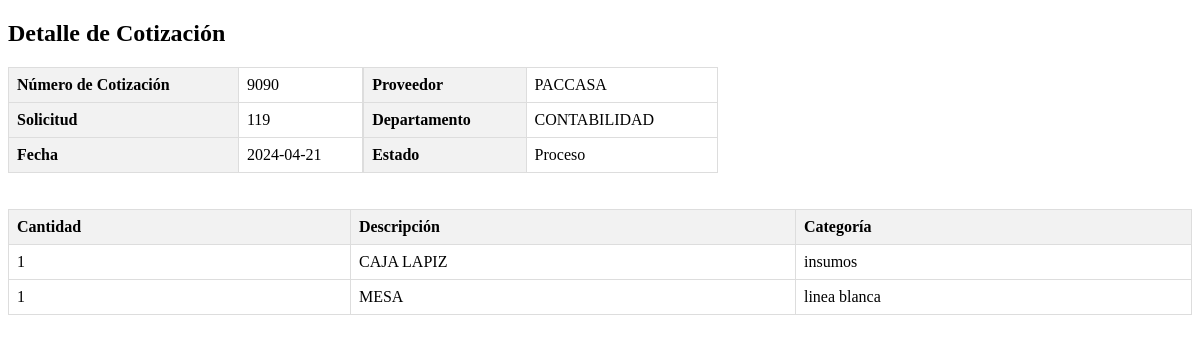
The app's page /cotizaciones/verCotizacion.php?id=133 with its own data.
### tables this page shows
CREATE TABLE `tbl_cotizacion` (
  `ID_COTIZACION` int(11) NOT NULL AUTO_INCREMENT,
  `ID` int(11) DEFAULT NULL,
  `ID_PROVEEDOR` int(11) DEFAULT NULL,
  `NUMERO_COTIZACION` varchar(20) DEFAULT NULL,
  `DEPARTAMENTO` varchar(100) NOT NULL,
  `FECHA_COTIZACION` date DEFAULT NULL,
  `ESTADO` varchar(255) NOT NULL,
  `URL` varchar(255) NOT NULL,
  `FECHA_CREACION` timestamp NOT NULL DEFAULT current_timestamp(),
  `FECHA_MODIFICACION` timestamp NOT NULL DEFAULT current_timestamp() ON UPDATE current_timestamp(),
  `CREADO_POR` varchar(255) DEFAULT NULL,
  `MODIFICADO_POR` varchar(255) DEFAULT NULL,
  PRIMARY KEY (`ID_COTIZACION`),
  KEY `ID_PROVEEDOR` (`ID_PROVEEDOR`),
  KEY `tbl_solicitudes_tbl_cotizacion` (`ID`),
  CONSTRAINT `tbl_cotizacion_ibfk_1` FOREIGN KEY (`ID_PROVEEDOR`) REFERENCES `tbl_proveedores` (`ID_PROVEEDOR`)
);

CREATE TABLE `tbl_proveedores` (
  `ID_PROVEEDOR` int(11) NOT NULL AUTO_INCREMENT,
  `NOMBRE` varchar(100) DEFAULT NULL,
  `DIRECCION` varchar(200) DEFAULT NULL,
  `TELEFONO` varchar(20) DEFAULT NULL,
  `CORREO_ELECTRONICO` varchar(100) DEFAULT NULL,
  `FECHA_CREACION` timestamp NOT NULL DEFAULT current_timestamp(),
  `FECHA_MODIFICACION` timestamp NOT NULL DEFAULT current_timestamp() ON UPDATE current_timestamp(),
  `CREADO_POR` varchar(255) DEFAULT NULL,
  `MODIFICADO_POR` varchar(255) DEFAULT NULL,
  `id_empresa` int(11) DEFAULT NULL,
  `SERVICIO_PRESTADO` varchar(150) DEFAULT NULL,
  `RTN_EMPRESA` varchar(15) DEFAULT NULL,
  `ESTADO_PROVEEDOR` varchar(255) DEFAULT NULL,
  PRIMARY KEY (`ID_PROVEEDOR`)
);

CREATE TABLE `tbl_cotizacion_detalle` (
  `ID` int(11) NOT NULL AUTO_INCREMENT,
  `ID_COTIZACION` int(11) NOT NULL,
  `CANTIDAD` varchar(255) NOT NULL,
  `DESCRIPCION` varchar(255) NOT NULL,
  `ID_CATEGORIA` int(11) NOT NULL,
  PRIMARY KEY (`ID`),
  KEY `tbl_cotizacion_tbl_cotizacion_detalle` (`ID_COTIZACION`),
  KEY `tbl_categorias_tbl_cotizacion_detalle` (`ID_CATEGORIA`),
  CONSTRAINT `tbl_categorias_tbl_cotizacion_detalle` FOREIGN KEY (`ID_CATEGORIA`) REFERENCES `tbl_categorias` (`id`) ON DELETE CASCADE ON UPDATE CASCADE,
  CONSTRAINT `tbl_cotizacion_tbl_cotizacion_detalle` FOREIGN KEY (`ID_COTIZACION`) REFERENCES `tbl_cotizacion` (`ID_COTIZACION`) ON DELETE CASCADE ON UPDATE CASCADE
);

CREATE TABLE `tbl_categorias` (
  `id` int(11) NOT NULL AUTO_INCREMENT,
  `categoria` varchar(50) NOT NULL,
  `creado` varchar(50) NOT NULL,
  `fecha_creacion` timestamp NOT NULL DEFAULT current_timestamp() ON UPDATE current_timestamp(),
  `fecha_modificacion` timestamp NOT NULL DEFAULT current_timestamp(),
  `modificado` varchar(30) NOT NULL,
  PRIMARY KEY (`id`)
);

### cotizaciones/verCotizacion.php (the view, shortened to what this page needs)
<?php
  include '../conexion/conexion.php';
  $id_cotizacion = isset($_GET['id']) ? $_GET['id'] : null;
  $cotizacion = null;
   if ($id_cotizacion !== null) {
       $query = "SELECT c.*, p.NOMBRE AS NOMBRE_PROVEEDOR
              FROM tbl_cotizacion c
              INNER JOIN tbl_proveedores p ON c.ID_PROVEEDOR = p.ID_PROVEEDOR
              WHERE c.ID_COTIZACION = ?";
       $stmt = mysqli_prepare($conn, $query);
       mysqli_stmt_bind_param($stmt, "i", $id_cotizacion);
       mysqli_stmt_execute($stmt);
       $result = mysqli_stmt_get_result($stmt);
       if ($result) {
         $cotizacion = mysqli_fetch_assoc($result);
        } else {
          echo 'Error en la consulta: ' . mysqli_error($conn);
        }
    } else {
      echo 'Error: Falta el parámetro "id" en la URL.';
    }
?>
<!DOCTYPE html>
<html lang="es">
<head>
</head>
<body>
   <h2>Detalle de Cotización</h2>
    <?php
      if ($cotizacion !== null) {
          ?>
               <div class="split-table">
                  <table>
                     <tr>
                         <th>Número de Cotización</th>
                          <td><?php echo isset($cotizacion['NUMERO_COTIZACION']) ? $cotizacion['NUMERO_COTIZACION'] : ''; ?></td>
                      </tr>
                       <tr>
                          <th>Solicitud</th>
                          <td><?php echo isset($cotizacion['ID']) ? $cotizacion['ID'] : ''; ?></td>
                       </tr>
                       <tr>
                          <th>Fecha</th>
                          <td><?php echo isset($cotizacion['FECHA_COTIZACION']) ? $cotizacion['FECHA_COTIZACION'] : ''; ?></td>
                       </tr>
                   </table>
               </div>
               <div class="split-table">
                  <table>
                     <tr>
                         <th>Proveedor</th>
                         <td><?php echo isset($cotizacion['NOMBRE_PROVEEDOR']) ? $cotizacion['NOMBRE_PROVEEDOR'] : ''; ?></td>
                       </tr>
                       <tr>
                          <th>Departamento</th>
                          <td><?php echo isset($cotizacion['DEPARTAMENTO']) ? $cotizacion['DEPARTAMENTO'] : ''; ?></td>
                       </tr>
                       <tr>
                          <th>Estado</th>
                          <td><?php echo isset($cotizacion['ESTADO']) ? $cotizacion['ESTADO'] : ''; ?></td>
                        </tr>
                   </table>
                    <br><br>
                </div>
               <table>
                  <tr>
                     <th>Cantidad</th>
                      <th>Descripción</th>
                       <th>Categoría</th>
                  </tr>
                  <?php
                      $query_detalle = "SELECT * FROM tbl_cotizacion_detalle WHERE ID_COTIZACION = $id_cotizacion";
                      $result_detalle = mysqli_query($conn, $query_detalle);
                      while ($detalle = mysqli_fetch_assoc($result_detalle)) {
                          echo '<tr>';
                          echo '<td>' . $detalle['CANTIDAD'] . '</td>';
                          echo '<td>' . $detalle['DESCRIPCION'] . '</td>';
                          $id_categoria = $detalle['ID_CATEGORIA'];
                          $query_categoria = "SELECT categoria FROM tbl_categorias WHERE id = $id_categoria";
                           $result_categoria = mysqli_query($conn, $query_categoria);
                          if ($result_categoria) {
                              $categoria = mysqli_fetch_assoc($result_categoria);
                              echo '<td>' . $categoria['categoria'] . '</td>';
                            } else {
                                echo '<td>Error al obtener la categoría</td>';
                            }
                         echo '</tr>';
                        }
                    ?>
               </table>
           <?php
        } else {
          echo 'No se encontraron detalles de la cotización.';
        }
    ?>
</body>
</html>

### cotizaciones/verCotizacion.php (style rules this page uses)
table { border-collapse: collapse; width: 100%; }
th, td { border: 1px solid #ddd; padding: 8px; text-align: left; }
th { background-color: #f2f2f2; }
.split-table { width: 30%; float: left; }

### records on screen
tbl_cotizacion: NUMERO_COTIZACION "9090", ID "119", FECHA_COTIZACION "2024-04-21", ID_PROVEEDOR.NOMBRE "PACCASA", DEPARTAMENTO "CONTABILIDAD", ESTADO "Proceso"
tbl_cotizacion_detalle: CANTIDAD "1", DESCRIPCION "CAJA LAPIZ", ID_CATEGORIA.categoria "insumos"
tbl_cotizacion_detalle: CANTIDAD "1", DESCRIPCION "MESA", ID_CATEGORIA.categoria "linea blanca"
